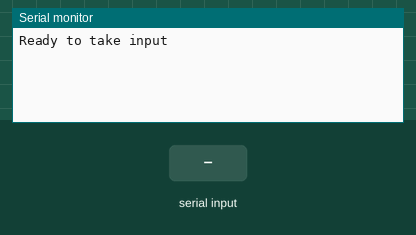
Simulated run of this program. Board: ESP32-S2. Shown: the last lines printed to the serial monitor. The test bench sets the inputs (shaded band).

Above: at 6.2 s.
6.3 s: "1" received over Serial
At 8.5 s:
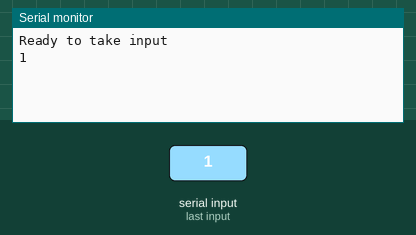
8.8 s: "0" received over Serial
At 10.2 s:
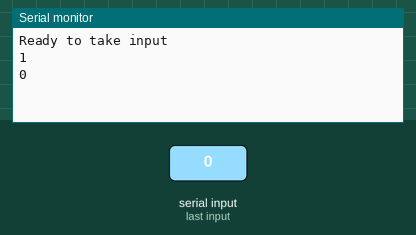
10.3 s: "2" received over Serial
At 11.6 s:
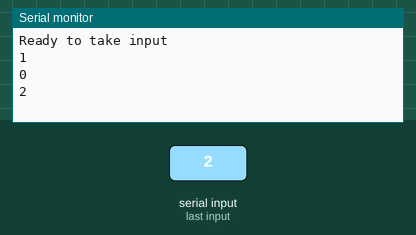

Measured:
- after the input at 6.3 s, the serial monitor: prints a new line after 1.0 s (image 1)
- after the input at 8.8 s, the serial monitor: prints a new line after 1.0 s (image 2)
- after the input at 10.3 s, the serial monitor: prints a new line after 1.0 s (image 3)

The program:

main.cpp
```cpp
#include <Arduino.h>

String in;

void setup() {
  Serial.begin(115200);
  delay(5000);
  Serial.println("Ready to take input");
}

void loop() {
  while (Serial.available()){
    in = Serial.readString();
    Serial.println(in);
  }
}
```
